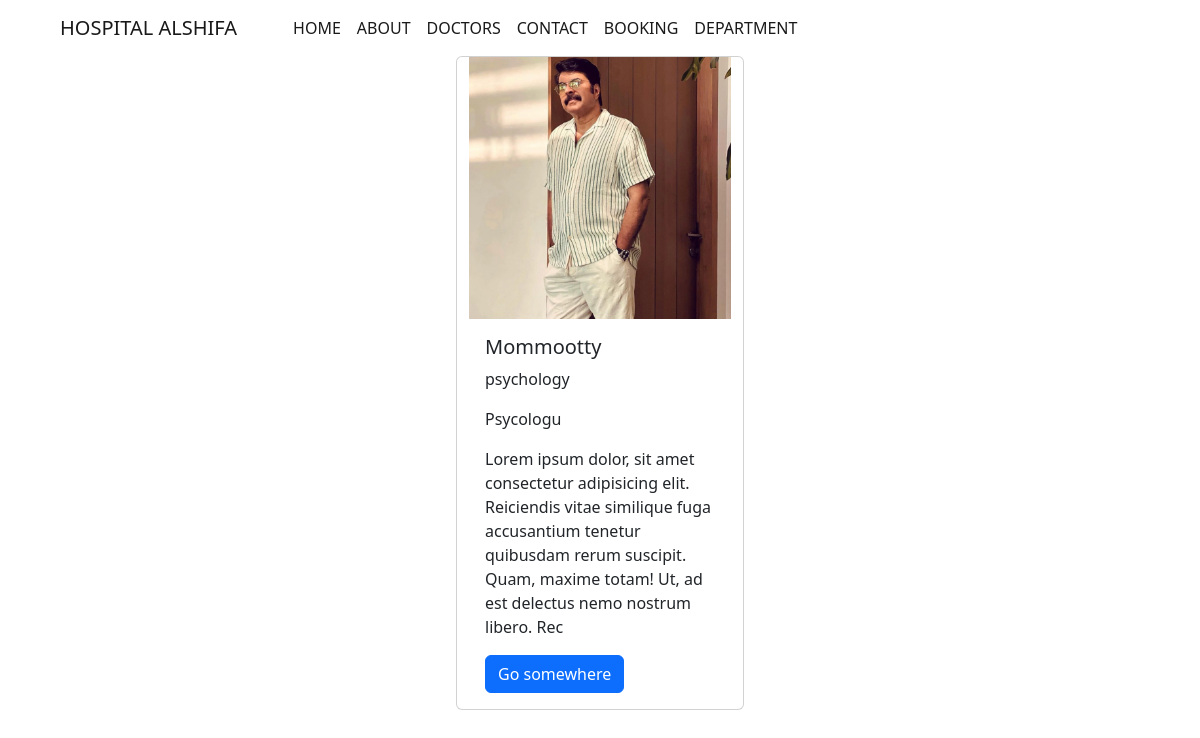
Page /doctors on the committed database.
### home/models.py (models this page shows, shortened)
class Doctors(models.Model):
    doc_name=models.CharField(max_length=200, null=True,blank=True)
    doc_spec=models.CharField(max_length=200, null=True,blank=True)
    dept_name=models.ForeignKey(Department,on_delete=models.CASCADE)
    doc_image=models.ImageField(upload_to='doctors',null=True, blank=True)

class Department(models.Model):
    dept_name=models.CharField(max_length=200, null=True,blank=True)
    department_description=models.CharField(max_length=200, null=True,blank=True)
    def __str__(self):
        return self.dept_name

### home/views.py (the view)
# urls.py: path('doctors',doctors,name='doctors'),
def doctors(request):
    doc=Doctors.objects.all()
    context={'doc':doc}
    return render(request,'doctors.html',context)

### home/templates/doctors.html
{% extends 'base.html' %}
{% load static %}
{% block main %}
<div class="container">
  <div class="row">
  {% for x in doc %}
<div class="card my-auto mx-auto" style="width: 18rem;">
  <img src="{{x.doc_image.url}}"  alt=""  class="">
  <div class="card-body">
    <h5 class="card-title">{{x.doc_name}}</h5>
<p class="card-text">{{x.doc_spec}}</p>
    <p class="card-text">{{x.dept_name}}</p>
    <p class="card-text">{{x.dept_name.department_description}}</p>
    <a href="#" class="btn btn-primary">Go somewhere</a>
  </div>
</div>
{% endfor %}
</div>
</div>
  {% endblock main %}

### home/templates/base.html (shortened to what this page needs)
{% load static%}
<!doctype html>
<html lang="en">
<head>
  <link href="https://cdn.jsdelivr.net/npm/bootstrap@5.2.1/dist/css/bootstrap.min.css" rel="stylesheet"
>
    <link rel="stylesheet" href="{% static 'css\style.css' %}">
</head>
<body>
  <header>
    <nav class="navbar navbar-expand-lg navbar-light bg-white w-100">
        <div class="container-fluid">
          <a class="navbar-brand mx-5" href="#">HOSPITAL ALSHIFA</a>
          <div class="collapse navbar-collapse" id="navbarSupportedContent">
            <ul class="navbar-nav me-auto mb-2 mb-lg-0">
              <li class="nav-item">
                <a class="nav-link active" aria-current="page" href="\">HOME</a>
              </li>
              <li class="nav-item">
                <a class="nav-link active" aria-current="page" href="\about">ABOUT</a>
              </li>
              <li class="nav-item">
                <a class="nav-link active" aria-current="page" href="\doctors">DOCTORS</a>
              </li>
              <li class="nav-item">
                <a class="nav-link active" aria-current="page" href="\contact">CONTACT</a>
              </li>
              <li class="nav-item">
                <a class="nav-link active" aria-current="page" href="\booking">BOOKING</a>
              </li>
              <li class="nav-item">
                <a class="nav-link active" aria-current="page" href="\department">DEPARTMENT</a>
              </li>
            </ul>
          </div>
        </div>
      </nav>
  </header>
  <main>
  {% block main %}
  {% endblock main %}
  </main>
</body>
</html>

### static/css/style.css (style rules this page uses)
* { box-sizing: border-box; margin: 0; padding: 0; }

### rows in the picture
Doctors: doc_image (picture), doc_name "Mommootty", doc_spec "psychology", dept_name "Psycologu", dept_name.department_description "Lorem ipsum dolor, sit amet consectetur adipisicing elit. Reiciendis vitae similique fuga accusantium tenetur quibusdam rerum suscipit. Quam, maxime totam! Ut, ad est delectus nemo nostrum libero. Rec"
